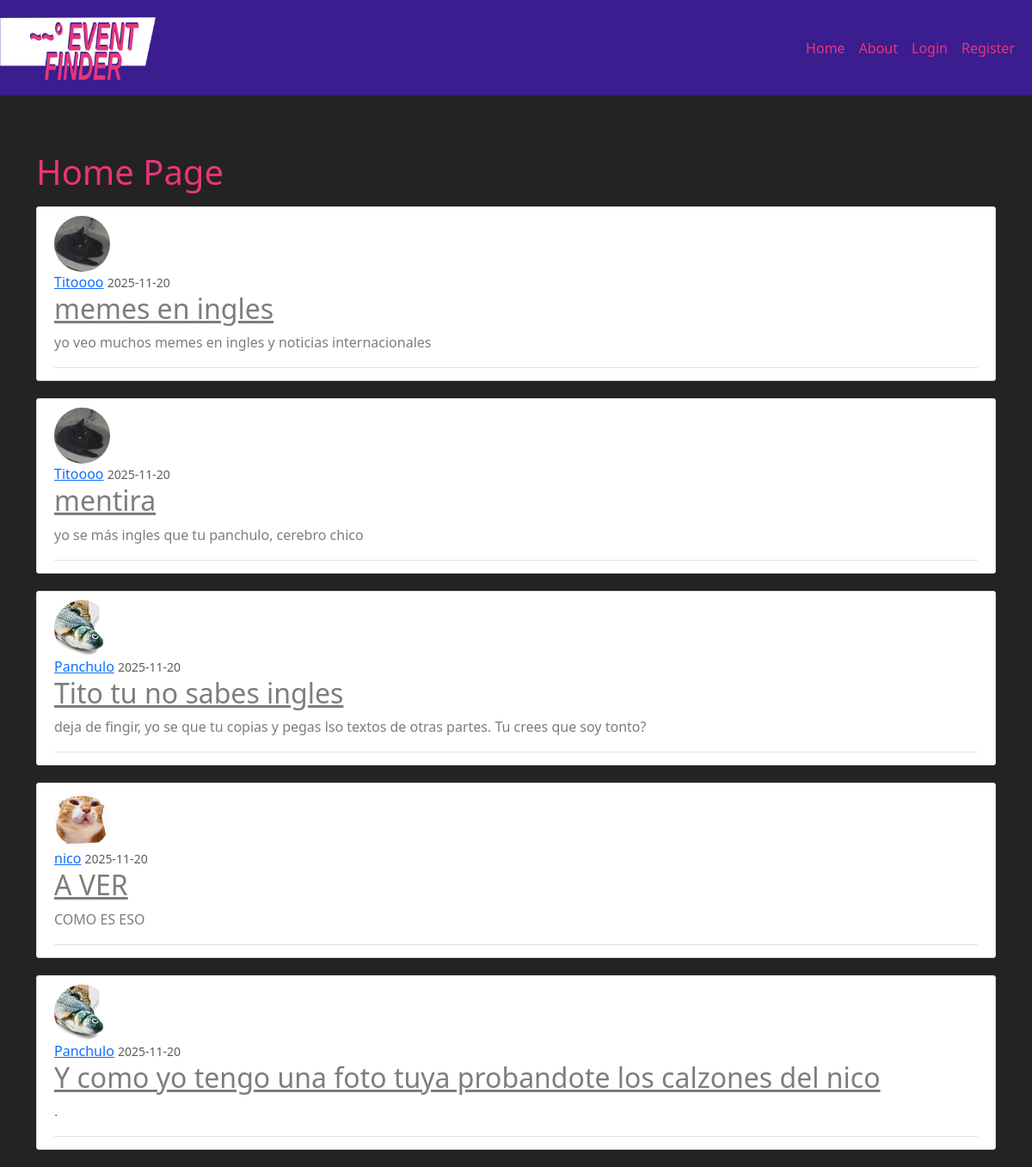
The page /home on the database its author committed.
### event_finder/models.py (models this page shows, shortened)
class Post(db.Model):
    id = db.Column(db.Integer, primary_key=True)
    title = db.Column(db.String(100), nullable=False)
    date_posted = db.Column(db.DateTime, nullable=False, default=datetime.utcnow)
    content = db.Column(db.Text, nullable=False)
    user_id = db.Column(db.Integer, db.ForeignKey('user.id'), nullable=False)

class User(db.Model, UserMixin):
    id = db.Column(db.Integer, primary_key=True)
    username = db.Column(db.String(20), unique=True, nullable=False)
    email = db.Column(db.String(120), unique=True, nullable=False)
    image_file = db.Column(db.String(20), nullable=False, default='default.jpg')
    password = db.Column(db.String(60), nullable=False)
    posts = db.relationship('Post', backref='author', lazy=True)

### event_finder/routes.py (the view)
@app.route("/")
@app.route("/home")
def home():
    page = request.args.get('page', 1, type=int) #1 is the default value for 1. type is the accepted data type as an input
    posts = Post.query.order_by(Post.date_posted.desc()).paginate(page=page, per_page=5)
    return render_template('home.html', posts=posts)

### event_finder/templates/home.html
{% extends "layout.html" %}
{% block content %}
    <div class="section pb-2">
        <h1>Home Page</h1>
    </div>
    {% for post in posts %}
        <article class="media content-section">
            <img class="rounded-circle article-img" src="{{ url_for('static', filename='profile_pics/' + post.author.image_file) }}">
            <div class="media-body">
                <div class="article-metadata">
                    <a class="mr-2" href="# ">{{ post.author.username }}</a>
                    <small class="text-muted">{{ post.date_posted.strftime('%Y-%m-%d')}}</small>
                    <h2><a class ="article-title" href="{{ url_for('post', post_id=post.id) }}">{{post.title}}</a></h2>
                    <p class="article-content">{{ post.content }}</p>
                </div>
            </div>
       </article>
    {% endfor %}
{% endblock content %}

### event_finder/static/main.css (style rules this page uses)
body { background: #232323; color: #7d7d7d; margin-top: 5rem; }
h1, h2, h3, h4, h5, h6 { color: #E93578; }
.content-section { background: #ffffff; padding: 10px 20px; border: 1px solid #dddddd; border-radius: 3px; margin-bottom: 20px; }
.article-title { color: #7d7d7d; }
.article-content { white-space: pre-line; }
.article-img { height: 65px; width: 65px; margin-right: 16px; }
.article-metadata { padding-bottom: 1px; margin-bottom: 4px; border-bottom: 1px solid #e3e3e3 }

### rows shown on the page
Post: image_file (picture), author.username "Titoooo", date_posted "2025-11-20", title "memes en ingles", content "yo veo muchos memes en ingles y noticias internacionales"
Post: image_file (picture), author.username "Titoooo", date_posted "2025-11-20", title "mentira", content "yo se más ingles que tu panchulo, cerebro chico"
Post: image_file (picture), author.username "Panchulo", date_posted "2025-11-20", title "Tito tu no sabes ingles", content "deja de fingir, yo se que tu copias y pegas lso textos de otras partes. Tu crees que soy tonto?"
Post: image_file (picture), author.username "nico", date_posted "2025-11-20", title "A VER", content "COMO ES ESO"
Post: image_file (picture), author.username "Panchulo", date_posted "2025-11-20", title "Y como yo tengo una foto tuya probandote los calzones del nico", content "."
